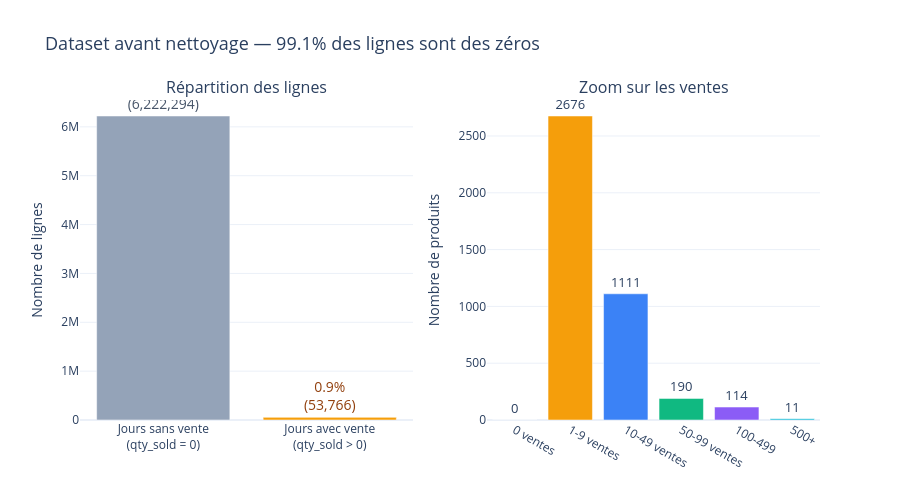

Notebook source saved alongside this figure:
### Code cell
fig = make_subplots(
    rows=1, cols=2,
    subplot_titles=("Répartition des lignes", "Zoom sur les ventes"),
    specs=[[{"type": "bar"}, {"type": "bar"}]],
)
 
# Graphique 1 : Barchart global
fig.add_trace(
    go.Bar(
        x=["Jours sans vente<br>(qty_sold = 0)", "Jours avec vente<br>(qty_sold > 0)"],
        y=[n_zero, n_with_sales],
        text=[f"{pct_zero:.1f}%<br>({n_zero:,})", f"{pct_sales:.1f}%<br>({n_with_sales:,})"],
        textposition="outside",
        marker_color=["#94A3B8", "#F59E0B"],
        textfont=dict(size=14, color=["#475569", "#92400E"]),
    ),
    row=1, col=1,
)
 
# Graphique 2 : Répartition des produits par volume de ventes
ventes_par_produit = df.groupby("product_id")["qty_sold"].sum()
bins = {
    "0 ventes": (ventes_par_produit == 0).sum(),
    "1-9 ventes": ((ventes_par_produit > 0) & (ventes_par_produit < 10)).sum(),
    "10-49 ventes": ((ventes_par_produit >= 10) & (ventes_par_produit < 50)).sum(),
    "50-99 ventes": ((ventes_par_produit >= 50) & (ventes_par_produit < 100)).sum(),
    "100-499": ((ventes_par_produit >= 100) & (ventes_par_produit < 500)).sum(),
    "500+": (ventes_par_produit >= 500).sum(),
}
 
colors = ["#DC2626", "#F59E0B", "#3B82F6", "#10B981", "#8B5CF6", "#06B6D4"]
fig.add_trace(
    go.Bar(
        x=list(bins.keys()),
        y=list(bins.values()),
        text=[str(v) for v in bins.values()],
        textposition="outside",
        marker_color=colors,
        textfont=dict(size=13),
    ),
    row=1, col=2,
)
 
fig.update_layout(
    title=dict(
        text="Dataset avant nettoyage — 99.1% des lignes sont des zéros",
        font=dict(size=18),
    ),
    showlegend=False,
    height=500,
    template="plotly_white",
)
fig.update_yaxes(title_text="Nombre de lignes", row=1, col=1)
fig.update_yaxes(title_text="Nombre de produits", row=1, col=2)
 

fig.show()

### Figure 1 — Plotly figure (JSON) as saved in the notebook; plotly's stock layout.template omitted (floating-point values rounded to 4 significant figures)
{"data": [{"marker": {"color": ["#94A3B8", "#F59E0B"]}, "text": ["99.1%<br>(6,222,294)", "0.9%<br>(53,766)"], "textfont": {"color": ["#475569", "#92400E"], "size": 14}, "textposition": "outside", "type": "bar", "x": ["Jours sans vente<br>(qty_sold = 0)", "Jours avec vente<br>(qty_sold > 0)"], "xaxis": "x", "y": [6222294, 53766], "yaxis": "y"}, {"marker": {"color": ["#DC2626", "#F59E0B", "#3B82F6", "#10B981", "#8B5CF6", "#06B6D4"]}, "text": ["0", "2676", "1111", "190", "114", "11"], "textfont": {"size": 13}, "textposition": "outside", "type": "bar", "x": ["0 ventes", "1-9 ventes", "10-49 ventes", "50-99 ventes", "100-499", "500+"], "xaxis": "x2", "y": [0, 2676, 1111, 190, 114, 11], "yaxis": "y2"}], "layout": {"annotations": [{"font": {"size": 16}, "showarrow": false, "text": "Répartition des lignes", "x": 0.225, "xanchor": "center", "xref": "paper", "y": 1, "yanchor": "bottom", "yref": "paper"}, {"font": {"size": 16}, "showarrow": false, "text": "Zoom sur les ventes", "x": 0.775, "xanchor": "center", "xref": "paper", "y": 1, "yanchor": "bottom", "yref": "paper"}], "height": 500, "showlegend": false, "title": {"font": {"size": 18}, "text": "Dataset avant nettoyage — 99.1% des lignes sont des zéros"}, "xaxis": {"anchor": "y", "domain": [0, 0.45]}, "xaxis2": {"anchor": "y2", "domain": [0.55, 1]}, "yaxis": {"anchor": "x", "domain": [0, 1], "title": {"text": "Nombre de lignes"}}, "yaxis2": {"anchor": "x2", "domain": [0, 1], "title": {"text": "Nombre de produits"}}}}
